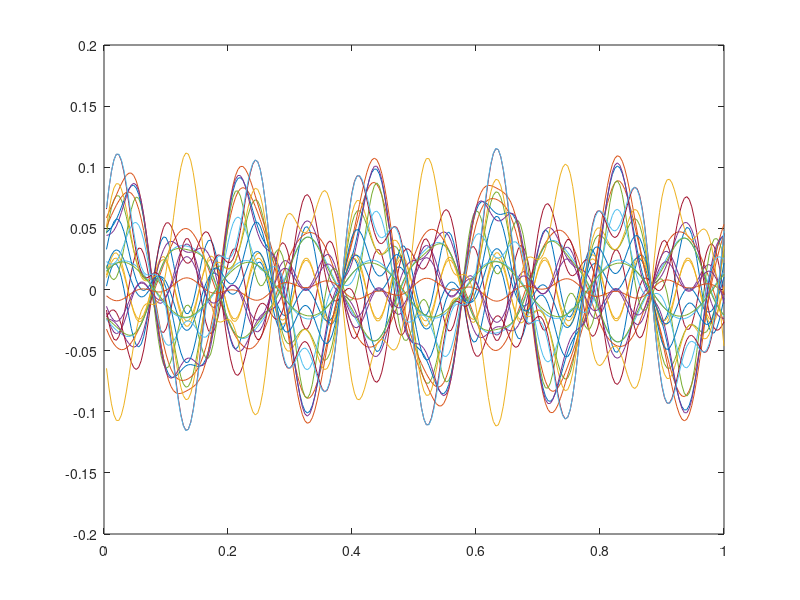

Here is the MATLAB script that generated this plot: (Note: this script raises an error after producing the figure.)
clc; clear; close all;

rng('default');

%% Set latent modes

n_ch = 27; n_latent_dim = 2; 
Freq = [5, 13];
Phase = rand(1,n_latent_dim)*2*pi;
Amp = 1./Freq;
Phi = rand(n_ch, n_latent_dim)-0.5;
T = 1; Fs = 250;
t = (1:T*Fs)/Fs;

sig = 0;
X_orig = Phi*(Amp'.*cos(2*pi*Freq'*t + Phase')) + sig*rand(n_ch, length(t));

X_complex = hilbert(X_orig);

plot(t, real(X_complex'));

%% Perform DMD

lag = 1;
X = X_complex(:,1:end-lag);
Y = X_complex(:,lag+1:end);

DmdExactStruct = runExactDMD(X,Y,lag/Fs);
DmdLowRankStruct = runLowRankDMD(X,Y, 2, lag/Fs);

%% Functions

function DmdStruct = runExactDMD(X,Y, del_t)
    A = Y*pinv(X);
    [W, Lambda] = eig(A);
    
    DmdStruct.A = A;
    DmdStruct.Phi = W;
    DmdStruct.Lambda = diag(Lambda);
    DmdStruct.Freq = imag(log(diag(Lambda))/del_t)/(2*pi);
end

function DmdStruct = runLowRankDMD(X,Y, r, del_t)

[U, S, V] = svd(X, 'econ');
Ur = U(:, 1:r);
Sr = S(1:r, 1:r);
Vr = V(:, 1:r);

Atilde = Ur'*Y*Vr/Sr;
[W, D] = eig(Atilde);
Phi = Y*Vr/Sr*W;

DmdStruct.A = Atilde;
DmdStruct.Phi = Phi;
DmdStruct.Lambda = diag(D);
DmdStruct.Freq = imag(log(diag(D))/del_t)/(2*pi);
DmdStruct.Freq = log(diag(D))/del_t;

end

